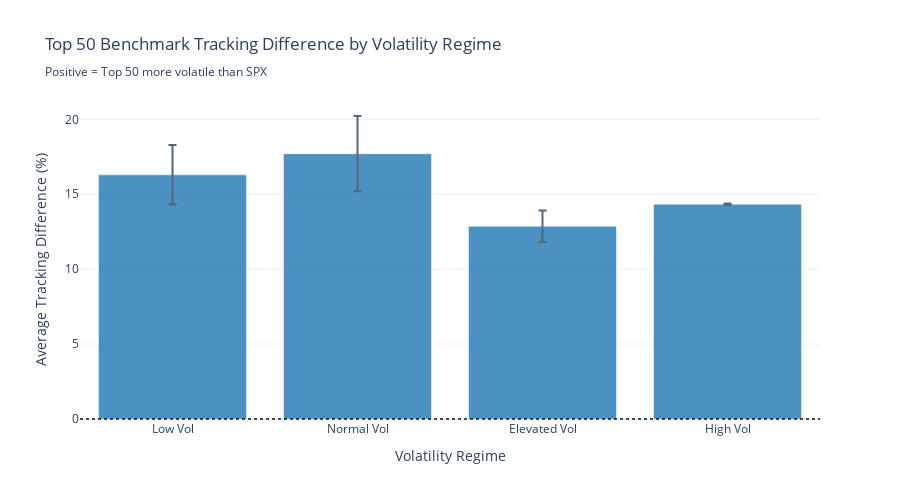

Notebook source saved alongside this figure:
### Markdown cell above
#### Regime-Based Tracking Analysis

### Code cell
# Analyze tracking differences by volatility regime
if len(comparison_252d) > 0:
    print(f"\n🎭 TRACKING PERFORMANCE BY VOLATILITY REGIME")
    print("=" * 60)
    
    # Define volatility regimes based on SPX volatility
    comparison_252d['spx_vol_regime'] = pd.cut(
        comparison_252d['spx_vol'],
        bins=[0, 15, 25, 35, float('inf')],
        labels=['Low Vol', 'Normal Vol', 'Elevated Vol', 'High Vol']
    )
    
    comparison_252d['tracking_diff'] = comparison_252d['top50_benchmark_vol'] - comparison_252d['spx_vol']
    comparison_252d['abs_tracking_diff'] = abs(comparison_252d['tracking_diff'])
    
    # Calculate regime statistics
    regime_stats = comparison_252d.groupby('spx_vol_regime').agg({
        'top50_benchmark_vol': ['mean', 'std'],
        'spx_vol': ['mean', 'std'],
        'tracking_diff': ['mean', 'std'],
        'abs_tracking_diff': 'mean'
    }).round(3)
    
    print("Tracking Performance by Market Regime (252-day):")
    print(regime_stats)
    
    # Create regime tracking chart
    regime_summary = comparison_252d.groupby('spx_vol_regime').agg({
        'tracking_diff': ['mean', 'std'],
        'abs_tracking_diff': 'mean'
    }).round(3)
    
    regime_summary.columns = ['avg_tracking_diff', 'tracking_error', 'abs_tracking_diff']
    regime_summary = regime_summary.reset_index()
    
    fig = go.Figure()
    
    # Average tracking difference by regime
    fig.add_trace(go.Bar(
        x=regime_summary['spx_vol_regime'],
        y=regime_summary['avg_tracking_diff'],
        error_y=dict(type='data', array=regime_summary['tracking_error']),
        name='Average Tracking Difference',
        marker_color=top50_color,
        opacity=0.8
    ))
    
    fig.add_hline(y=0, line_dash="dot", line_color="black", opacity=0.7)
    
    fig.update_layout(
        title='Top 50 Benchmark Tracking Difference by Volatility Regime<br><sub>Positive = Top 50 more volatile than SPX</sub>',
        xaxis_title='Volatility Regime',
        yaxis_title='Average Tracking Difference (%)',
        template='plotly_white',
        height=500
    )
    
    fig.show()

### Figure 1 — Plotly figure (JSON) as saved in the notebook; plotly's stock layout.template omitted (floating-point values rounded to 4 significant figures)
{"data": [{"error_y": {"array": [1.987, 2.515, 1.054, 0.049], "type": "data"}, "marker": {"color": "#1f77b4"}, "name": "Average Tracking Difference", "opacity": 0.8, "type": "bar", "x": ["Low Vol", "Normal Vol", "Elevated Vol", "High Vol"], "y": [16.3, 17.71, 12.86, 14.34]}], "layout": {"height": 500, "shapes": [{"line": {"color": "black", "dash": "dot"}, "opacity": 0.7, "type": "line", "x0": 0, "x1": 1, "xref": "x domain", "y0": 0, "y1": 0, "yref": "y"}], "title": {"text": "Top 50 Benchmark Tracking Difference by Volatility Regime<br><sub>Positive = Top 50 more volatile than SPX</sub>"}, "xaxis": {"title": {"text": "Volatility Regime"}}, "yaxis": {"title": {"text": "Average Tracking Difference (%)"}}}}
